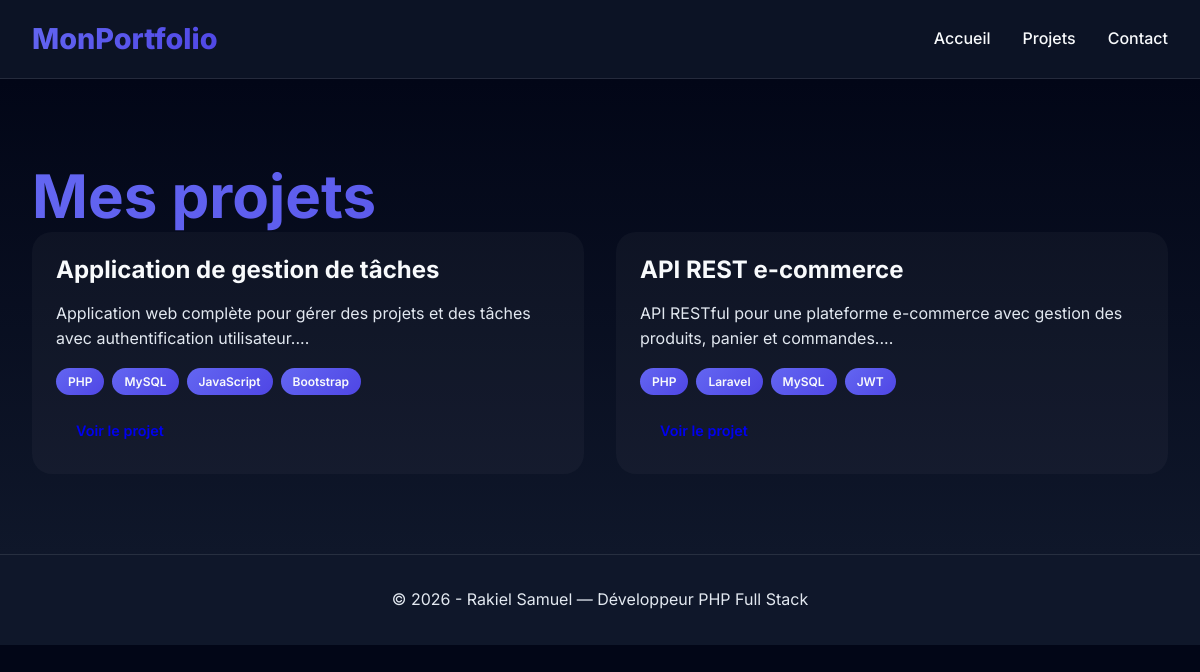
The app's page /projects with its own data.
### tables this page shows
CREATE TABLE IF NOT EXISTS projects (
    id INT AUTO_INCREMENT PRIMARY KEY,
    title VARCHAR(255) NOT NULL,
    description TEXT NOT NULL,
    technologies VARCHAR(500) NOT NULL,
    image_url VARCHAR(500),
    project_url VARCHAR(500),
    github_url VARCHAR(500),
    featured TINYINT(1) DEFAULT 0,
    views INT DEFAULT 0,
    created_at TIMESTAMP DEFAULT CURRENT_TIMESTAMP
);

### config/database.php (called while the page is built, shortened)
<?php
class Database {
    private $host;
    private $dbname;
    private $username;
    private $password;
    public function __construct() {
        $env = parse_ini_file(__DIR__ . '/../.env');
        $this->host = $env['DB_HOST'];
        $this->dbname = $env['DB_NAME'];
        $this->username = $env['DB_USER'];
        $this->password = $env['DB_PASS'];
    }
    public function getConnection() {
        $this->conn = null;
        try {
            $this->conn = new PDO(
                "mysql:host=" . $this->host . ";dbname=" . $this->dbname,
                $this->username,
                $this->password
            );
            $this->conn->setAttribute(PDO::ATTR_ERRMODE, PDO::ERRMODE_EXCEPTION);
            $this->conn->exec("set names utf8");
        } catch(PDOException $e) {
            echo "Erreur de connexion: " . $e->getMessage();
        }
        return $this->conn;
    }
}
?>

### models/project.php (called while the page is built, shortened)
<?php
require_once __DIR__ . '/../config/database.php';
class Project {
    private $conn;
    private $table = 'projects';
    public function __construct() {
        $database = new Database();
        $this->conn = $database->getConnection();
    }
    public function getAll() {
        $query = "SELECT * FROM " . $this->table . " ORDER BY created_at DESC";
        $stmt = $this->conn->prepare($query);
        $stmt->execute();
        return $stmt->fetchAll(PDO::FETCH_ASSOC);
    }
}
?>

### controllers/ProjectsController.php (called while the page is built, shortened)
<?php
require_once __DIR__ . '/../config/app.php';
require_once __DIR__ . '/../models/Project.php';
class ProjectsController {
    private $projectModel;
    public function __construct() {
        $this->projectModel = new Project();
    }
    public function index() {
        $projects = $this->projectModel->getAll();
        require_once __DIR__ . '/../views/layouts/header.php';
        require_once __DIR__ . '/../views/projects/index.php';
        require_once __DIR__ . '/../views/layouts/footer.php';
    }
}
?>

### config/app.php (called while the page is built, shortened)
<?php
if (!function_exists('base_url')) {
    function base_url(string $path = ''): string {
        return BASE_URL . ($path !== '' ? '/' . ltrim($path, '/') : '/');
    }
}

### views/projects/index.php (the view, shortened to what this page needs)
<section class="projects">
    <div class="container">
        <h1>Mes projets</h1>
        <div class="projects-grid">
            <?php foreach($projects as $project): ?>
            <div class="project-card">
                <div class="project-content">
                    <h3><?php echo htmlspecialchars($project['title']); ?></h3>
                    <p><?php echo htmlspecialchars(substr($project['description'], 0, 150)) . '...'; ?></p>
                    <div class="project-tech">
                        <?php $techs = explode(',', $project['technologies']); ?>
                        <?php foreach($techs as $tech): ?>
                        <span class="tech-tag"><?php echo trim($tech); ?></span>
                        <?php endforeach; ?>
                    </div>
                    <a href="<?= base_url('projects/show/' . $project['id']) ?>" class="btn btn-small">Voir le projet</a>
                </div>
            </div>
            <?php endforeach; ?>
        </div>
    </div>
</section>

### index.php (shortened to what this page needs)
<?php
require_once __DIR__ . '/config/app.php';
$url = isset($_GET['url']) ? $_GET['url'] : '';
$url = rtrim($url, '/');
$url = explode('/', $url);
$controllerName = !empty($url[0]) ? ucfirst($url[0]) . 'Controller' : 'HomeController';
$action = isset($url[1]) ? $url[1] : 'index';
$params = array_slice($url, 2);
$controllerFile = "controllers/$controllerName.php";
if (file_exists($controllerFile)) {
    $controller = new $controllerName();
    if (method_exists($controller, $action)) {
        call_user_func_array([$controller, $action], $params);
    } else {
        http_response_code(404);
        echo "Page non trouvée";
    }
} else {
    http_response_code(404);
    echo "Page non trouvée";
}

### views/layouts/header.php (shortened to what this page needs)
<?php require_once dirname(__DIR__, 2) . '/config/app.php'; ?>
<!DOCTYPE html>
<html lang="fr">
<head>
    <link rel="stylesheet" href="<?= base_url('assets/css/style.css') ?>">
</head>
<body>
    <nav>
        <div class="container">
            <div class="nav-brand">
                <a href="<?= base_url() ?>">MonPortfolio</a>
            </div>
            <ul class="nav-menu">
                <li><a href="<?= base_url() ?>">Accueil</a></li>
                <li><a href="<?= base_url('projects') ?>">Projets</a></li>
                <li><a href="<?= base_url('contact') ?>">Contact</a></li>
            </ul>
        </div>
    </nav>
    <main>

### views/layouts/footer.php (shortened to what this page needs)
    </main>
    <footer>
        <div class="container">
            <p>&copy; <?php echo date('Y'); ?> - Rakiel Samuel — Développeur PHP Full Stack</p>
        </div>
    </footer>
</body>
</html>

### assets/css/style.css (style rules this page uses)
:root { --primary: #6366f1; --primary-dark: #4f46e5; --primary-light: #818cf8; --secondary: #ec4899; --accent: #14b8a6; --dark: #0f172a; --darker: #020617; --light: #f8fafc; --gray: #64748b; --gray-light: #e2e8f0; --success: #10b981; --warning: #f59e0b; --danger: #ef4444; --gradient-primary: linear-gradient(135deg, #6366f1 0%, #4f46e5 100%); --gradient-hero: linear-gradient(135deg, #667eea 0%, #764ba2 50%, #f093fb 100%); --gradient-glass: linear-gradient(135deg, rgba(255,255,255,0.1) 0%, rgba(255,255,255,0.05) 100%); --shadow-sm: 0 1px 2px 0 rgb(0 0 0 / 0.05); --shadow-md: 0 4px 6px -1px rgb(0 0 0 / 0.1); --shadow-lg: 0 10px 15px -3px rgb(0 0 0 / 0.1); --shadow-xl: 0 20px 25px -5px rgb(0 0 0 / 0.1); --shadow-glow: 0 0 30px rgba(99, 102, 241, 0.3); --transition-fast: 150ms cubic-bezier(0.4, 0, 0.2, 1); --transition-base: 300ms cubic-bezier(0.4, 0, 0.2, 1); --transition-bounce: 500ms cubic-bezier(0.68, -0.55, 0.265, 1.55); }
* { margin: 0; padding: 0; box-sizing: border-box; }
html { scroll-behavior: smooth; scroll-padding-top: 80px; }
body { font-family: 'Inter', -apple-system, BlinkMacSystemFont, 'Segoe UI', sans-serif; background: var(--darker); color: var(--light); line-height: 1.6; }
.container { max-width: 1280px; margin: 0 auto; padding: 0 2rem; }
h1, h2, h3 { font-weight: 700; line-height: 1.2; }
h1 { font-size: clamp(2.5rem, 5vw, 4rem); background: var(--gradient-primary); -webkit-background-clip: text; background-clip: text; color: transparent; }
h3 { font-size: 1.5rem; margin-bottom: 1rem; }
p { color: var(--gray-light); }
nav { position: fixed; top: 0; width: 100%; background: rgba(15, 23, 42, 0.8); backdrop-filter: blur(20px); border-bottom: 1px solid rgba(255, 255, 255, 0.1); z-index: 1000; }
nav .container { display: flex; justify-content: space-between; align-items: center; padding: 1rem 2rem; }
.nav-brand a { font-size: 1.8rem; font-weight: 800; background: var(--gradient-primary); -webkit-background-clip: text; background-clip: text; color: transparent; text-decoration: none; }
.nav-menu { display: flex; list-style: none; gap: 2rem; }
.nav-menu a { color: var(--light); text-decoration: none; font-weight: 500; transition: var(--transition-base); }
main { margin-top: 80px; }
.btn { display: inline-block; padding: 12px 32px; border-radius: 50px; text-decoration: none; font-weight: 600; transition: var(--transition-bounce); cursor: pointer; }
.btn-small { padding: 8px 20px; font-size: 0.9rem; }
section { padding: 5rem 0; }
.skills, .projects { background: linear-gradient(180deg, var(--darker) 0%, var(--dark) 100%); }
.projects-grid { display: grid; grid-template-columns: repeat(auto-fit, minmax(350px, 1fr)); gap: 2rem; }
.project-card { background: rgba(255, 255, 255, 0.03); border-radius: 20px; overflow: hidden; transition: var(--transition-base); }
.project-content { padding: 1.5rem; }
.project-tech { display: flex; flex-wrap: wrap; gap: 0.5rem; margin: 1rem 0; }
.tech-tag { background: var(--gradient-primary); padding: 4px 12px; border-radius: 50px; font-size: 0.75rem; font-weight: 600; }
footer { background: var(--dark); text-align: center; padding: 2rem 0; border-top: 1px solid rgba(255, 255, 255, 0.1); }

### records on screen
projects: title "Application de gestion de tâches", description "Application web complète pour gérer des projets et des tâches avec authentification utilisateur.", technologies "PHP", technologies "MySQL", technologies "JavaScript", technologies "Bootstrap"
projects: title "API REST e-commerce", description "API RESTful pour une plateforme e-commerce avec gestion des produits, panier et commandes.", technologies "PHP", technologies "Laravel", technologies "MySQL", technologies "JWT"
